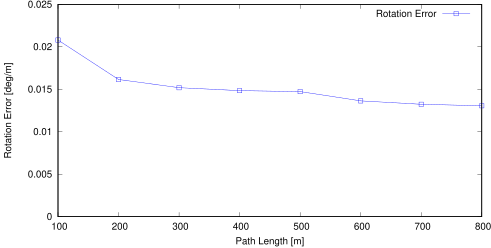

The script that saved this image:
set term postscript eps enhanced color
set output "10_avg_rl.eps"
set size ratio 0.5
set yrange [0:*]
set xlabel "Path Length [m]"
set ylabel "Rotation Error [deg/m]"
plot "10_avg_rl.txt" using 1:($2*57.3) title 'Rotation Error' lc rgb "#0000FF" pt 4 w linespoints
